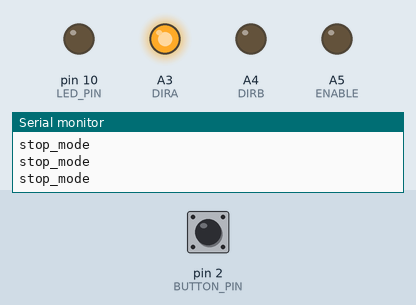
Bench run of a sketch on a simulated Arduino Uno, built with avr-gcc and run on an emulated ATmega328P. Shown: output pins drawn as LEDs (lit = HIGH), the last lines printed to the serial monitor. Dashed ring = blinking. The test bench sets the inputs (shaded band); at power-on: pin 2 (BUTTON_PIN) HIGH.

Above: at 1.2 s.
1.3 s: pin 2 (BUTTON_PIN) pulled LOW for 0.15 s
At 1.7 s:
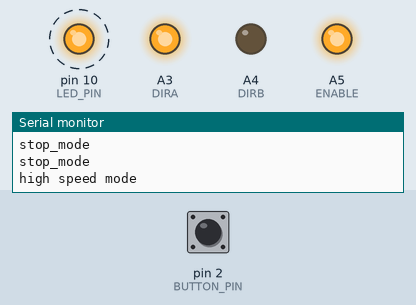
4.3 s: pin 2 (BUTTON_PIN) pulled LOW for 1 s
7.3 s: pin 2 (BUTTON_PIN) pulsed LOW 2 times (0.12 s each, 0.3 s apart)
At 9.8 s:
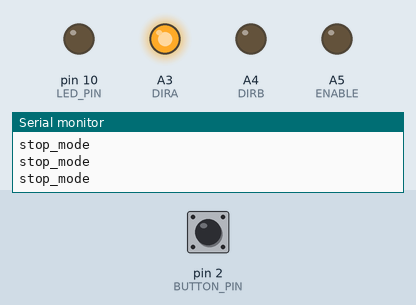
10.9 s: pin 2 (BUTTON_PIN) driven LOW
At 11.8 s:
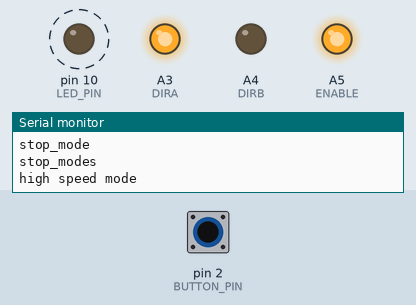
Timing chart, 0 to 14.9 s (numbered marks = the images above; inputs shaded):
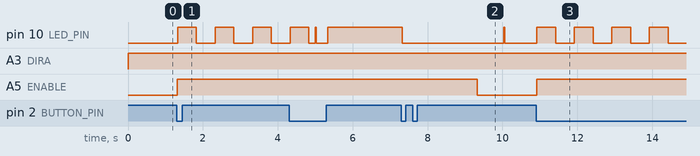

The sketch:

demo2.ino
```cpp
#include <MsTimer2.h>
#define ENABLE A5
#define DIRA A3
#define DIRB A4
const int BUTTON_PIN = 2;
const int LED_PIN = 10;
volatile bool flag = LOW;
bool highend = LOW;
int i = 0;
int bounce = 100;
int ct, pt;
void switchON();
const int INTERVAL = 1;
void gtogglery() {
  static unsigned int toggler = 0;
  ++toggler;
  if ( toggler % 5000 == 0) stopModeOne( );
  if ( toggler % 5000 == 0) stopModeTwo( );
}
void setup()
{
  pinMode(DIRA, OUTPUT);
  pinMode(DIRB, OUTPUT);
  pinMode(LED_PIN, OUTPUT);
  Serial.begin(9600);
  Serial.println("ok.");
  attachInterrupt(digitalPinToInterrupt(BUTTON_PIN), switchON, FALLING);
  MsTimer2::set(INTERVAL, gtogglery);
  MsTimer2::start( );
}
void loop()
{

  if (flag == LOW && highend == LOW)//stop
  {
    digitalWrite(DIRA, HIGH);
    digitalWrite(DIRB, LOW);
    Serial.println("stop_mode");
    analogWrite(ENABLE, LOW);
    //    digitalWrite(LED_PIN, HIGH);
    //    for (i = 0; i < 5; i++)
    //    {
    //      delay(1000);
    //    }
    //    digitalWrite(LED_PIN, LOW);
    //    for (i = 0; i < 5; i++)
    //    {
    //      delay(1000);
    //    }

  }
  else if (flag == HIGH && highend == LOW)//high
  {
    analogWrite(ENABLE, 255);
    for (i = 0; i < 5; i++)
    {
      Serial.println("high speed mode");
      digitalWrite(LED_PIN, HIGH);
      delay(500);
      digitalWrite(LED_PIN, LOW);
      delay(500);
      highend = HIGH;
    }
  }
  if (highend == HIGH)//low
  {
    Serial.println("low speed mode");
    analogWrite(ENABLE, 128);
    digitalWrite(LED_PIN, HIGH);
    delay(2000);
    digitalWrite(LED_PIN, LOW);
    delay(2000);
  }
}
void switchON()
{

  ct = millis();
  if ((ct - pt) > bounce) {
    Serial.println("switchON");
    flag = !flag;
    highend = LOW;
  }
  pt = ct;

}
void stopModeOne( ) {
  static int toggler = 0;
  toggler = 1 - toggler; // toggler 0,  1
  digitalWrite(LED_PIN, HIGH);
  for (i = 0; i < 5; i++)
  {
    delay(1000);
  }
}
void stopModeTwo( ) {
  static int toggler = 1;
  toggler = 1 - toggler;
  digitalWrite(LED_PIN, LOW);
  for (i = 0; i < 5; i++)
  {
    delay(1000);
  }

}
```

Measured:
- after the input at 1.3 s, pin 10 (LED_PIN): alternates HIGH for 0.50 s and LOW for 0.50 s, starting at once; A5 (ENABLE): LOW → HIGH at once
- after the input at 7.3 s, A5 (ENABLE): HIGH → LOW after 2.0 s
- after the input at 10.9 s, pin 10 (LED_PIN): alternates HIGH for 0.50 s and LOW for 0.50 s, starting at once; A5 (ENABLE): LOW → HIGH at once
